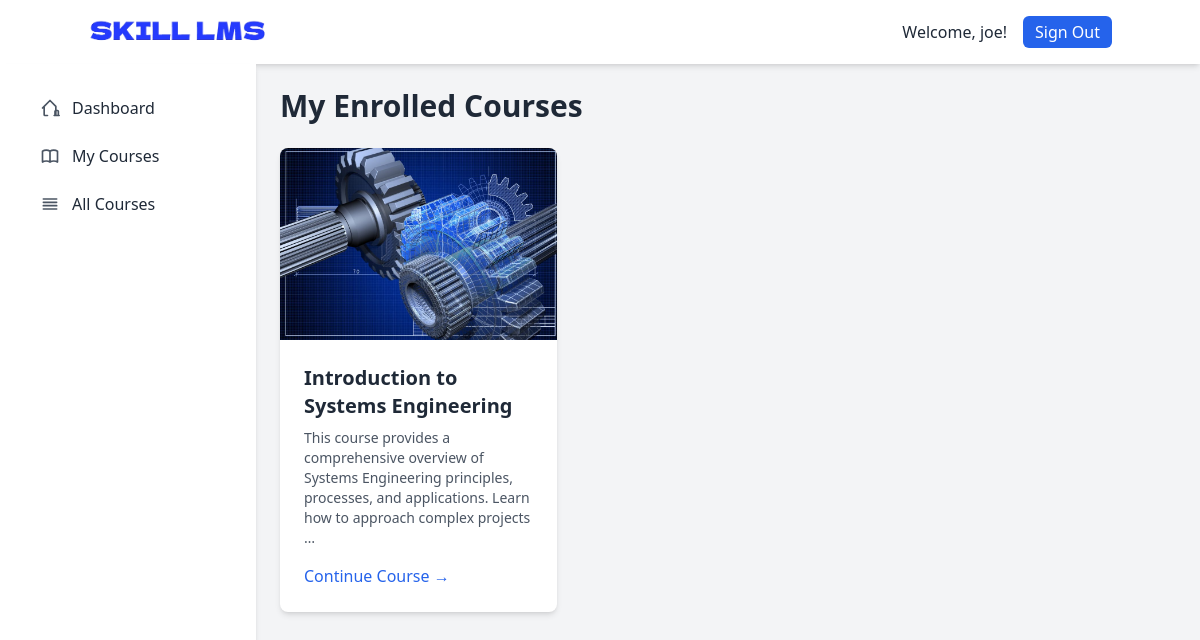
The page /my-courses/ (signed in) on the database its author committed.
### courses/models.py (models this page shows, shortened)
class Course(models.Model):
    title = models.CharField(max_length=200, help_text="Title of the course.")
    slug = models.SlugField(unique=True, max_length=200, help_text="URL-friendly identifier for the course.")
    description = models.TextField(blank=True, help_text="Brief overview of the course.")
    image = models.ImageField(
        upload_to='course_images/',
        blank=True,
        null=True,
        help_text="Thumbnail or banner image for the course."
    )
    created_at = models.DateTimeField(auto_now_add=True)
    updated_at = models.DateTimeField(auto_now=True)
    class Meta:
        verbose_name_plural = "Courses"
        ordering = ['title']

### users/views.py (the view)
# urls.py: path('my-courses/', views.my_courses_view, name="my_courses"),
@login_required
def my_courses_view(request):
    user_enrollments = UserCourse.objects.filter(user=request.user).select_related('course')
    enrolled_courses = [enrollment.course for enrollment in user_enrollments]
    return render(request, 'users/my_courses.html', {'enrolled_courses': enrolled_courses})

### templates/users/my_courses.html (shortened to what this page needs)
{% extends 'base.html' %}
{% block content %}
<h1 class="text-3xl font-bold text-gray-800 mb-6">My Enrolled Courses</h1>
<div class="grid grid-cols-1 md:grid-cols-2 lg:grid-cols-3 gap-8">
    {% for course in enrolled_courses %}
        <div class="bg-white rounded-lg shadow-md overflow-hidden">
            {% if course.image %}
                <img src="{{ course.image.url }}" alt="{{ course.title }} thumbnail" class="w-full h-48 object-cover">
            {% else %}
                <div class="w-full h-48 bg-gray-300 flex items-center justify-center text-gray-600">
                    No Image Available
                </div>
            {% endif %}
            <div class="p-6">
                <h2 class="text-xl font-semibold text-gray-800 mb-2">{{ course.title }}</h2>
                <p class="text-gray-600 text-sm mb-4">{{ course.description|truncatechars:150 }}</p>
                <a href="{% url 'courses:course_detail' course.slug %}" class="text-blue-600 hover:underline font-medium">
                    Continue Course →
                </a>
            </div>
        </div>
    {% empty %}
        <div class="col-span-full text-center text-gray-600">
            You are not currently enrolled in any courses.
            <br>
            Browse our <a href="{% url 'courses:course_list' %}" class="text-blue-600 hover:underline">All Courses</a> page to find something to learn!
        </div>
    {% endfor %}
</div>
{% endblock %}

### templates/partials/_navbar.html
{% load static %}
<nav class="bg-white p-4 shadow-md">
    <div class="container mx-auto flex justify-between items-center">
        <a href="{% url 'users:dashboard' %}" class="text-gray-800 text-2xl font-bold">
            <img class="h-8" src="{% static 'img/logo.png' %}" alt="Skill-LMS Logo">
        </a>
        <div class="flex items-center space-x-4">
            {% if user.is_authenticated %}
                <span class="text-gray-800">Welcome, {{ user.username }}!</span>
                <a href="{% url 'users:signout' %}" class="bg-blue-600 text-white px-3 py-1 rounded-md hover:bg-blue-700">Sign Out</a>
            {% else %}
                <a href="{% url 'users:signin' %}" class="text-blue-600 hover:underline">Sign In</a>
                <a href="{% url 'users:signup' %}" class="bg-blue-600 text-white px-3 py-1 rounded-md hover:bg-blue-700">Sign Up</a>
            {% endif %}
        </div>
    </div>
</nav>

### templates/base.html (style rules this page uses)
body { display: flex; min-height: 100vh; flex-direction: column; }

### rows shown on the page
Course: image (picture), title "Introduction to Systems Engineering", description "This course provides a comprehensive overview of Systems Engineering principles, processes, and applications. Learn how to approach complex projects …"

### other values the page prints
{{ user.username }} "joe"
